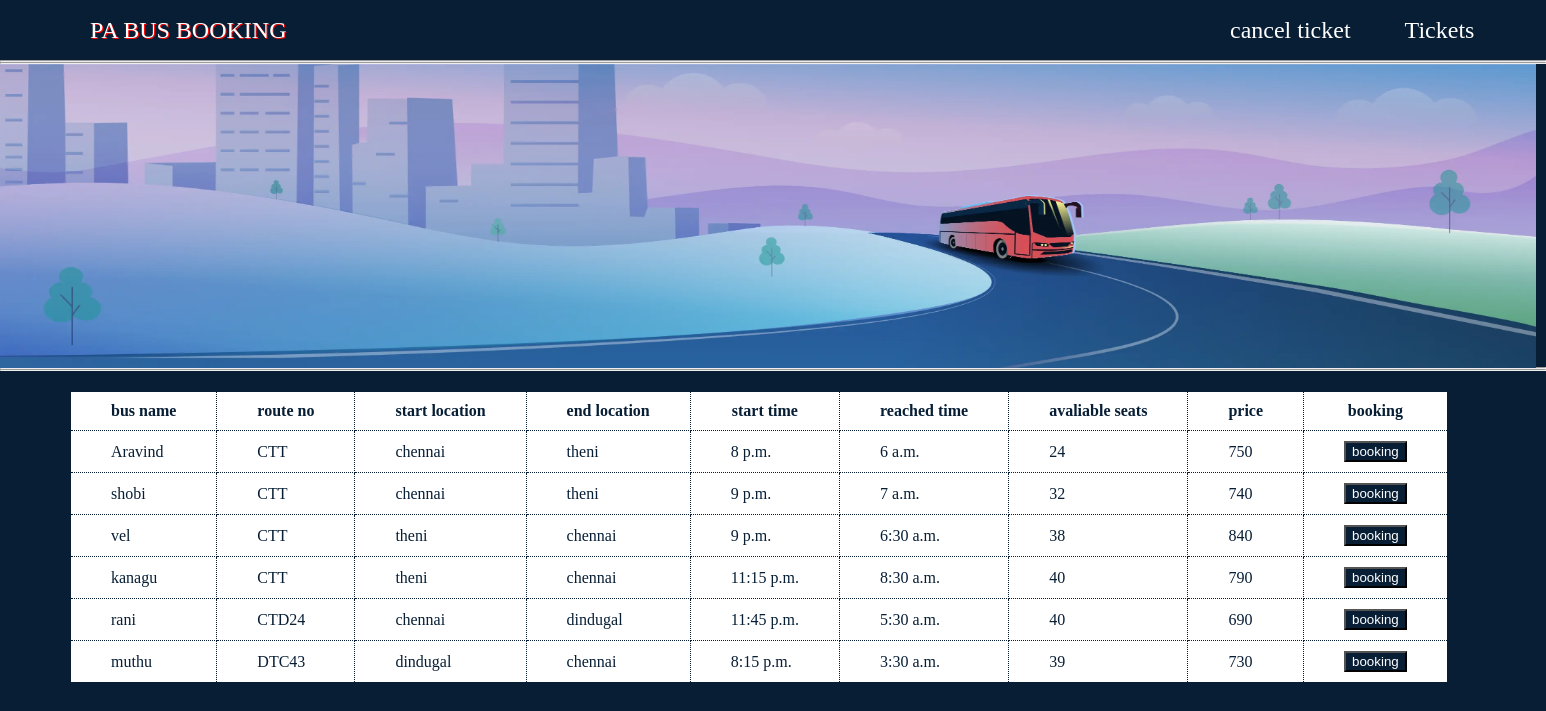
Page /home/Aravind/ on the committed database.
### home/models.py (models this page shows)
class buslist(models.Model):
    bus_name =  models.CharField()
    route_no = models.CharField()
    bus_start_loc = models.CharField()
    bus_end_loc = models.CharField()
    service_start_time = models.TimeField()
    service_reached_time = models.TimeField()
    count_of_seats =models.IntegerField()
    price = models.PositiveSmallIntegerField()

### home/views.py (the view)
# urls.py: path('home/<person>/',v2.homeview,name= 'home'),
def homeview(request,person):
    person = sign.objects.filter(name = person).first()
    data = buslist.objects.all()
    context = {'data': enumerate(data,start=1),
               'person':person}
    return render(request,'home.html',context)

### home/templates/home.html (shortened to what this page needs)
<!DOCTYPE html>
{% load static %}
<html lang="en">
<head>
    <link rel="stylesheet" href="{% static 'css/home.css' %}">
</head>
<body>
    <nav id="nav">
        <p id="profile1">PA BUS BOOKING</p>
        <a href="{% url 'cancelticket' %}" id="profile">cancel ticket</a>
        <a href="{% url 'viewticket' %}" id="about">Tickets</a>
    </nav>
    <hr>
    <hr>
    <img src="{% static 'assert/HomeBanner.webp' %}" alt="" width="1536px" height="304px">
    <hr><hr>
    <table>
        <tr>
            <th>bus name </th>
            <th>route no</th>
            <th>start location</th>
            <th>end location</th>
            <th>start time</th>
            <th>reached time</th>
            <th>avaliable seats </th>
            <th>price</th>
            <th>booking</th>
        </tr>
        <tbody>
            {% for i,j in data %}
            <tr>
                <td>{{j.bus_name}}</td>
                <td>
                    {{j.route_no}}
                </td>
                <td>{{j.bus_start_loc}}</td>
                <td>{{j.bus_end_loc}}</td>
                <td>{{j.service_start_time}}</td>
                <td>{{j.service_reached_time}}</td>
                <td>{{j.count_of_seats}}</td>
                <td>{{j.price}}</td>
                <td><a href="{% url 'seatbook' bus=i %}"><input type="submit" value="booking" style="color: white;"></a></td>
            </tr>
            {% endfor %}
        </tbody>
    </table>
</body>
</html>

### home/static/css/home.css (style rules this page uses)
* { margin: 0px; background-color: rgb(7, 30, 53); }
#nav { background-color: rgb(7, 30, 53); height: 60px; }
#profile { color: white; text-decoration: none; font-size: x-large; line-height: 60px; margin-left: 1210px; padding: 10px 20px; }
#profile1 { color: white; text-decoration: none; font-size: x-large; line-height: 0px; position: absolute; margin-top: 10px; margin-left: 50px; padding: 20px 40px; text-shadow: 1px 1px rgb(252, 6, 6); }
#about { color: white; text-decoration: none; font-size: x-large; line-height: 60px; margin-left: 10px; padding: 10px 20px; }
img { margin-top: 0px; margin-bottom: -5px; }
table { border: 1px solid rgb(7, 30, 53); margin-left: 70px; margin-top: 20px; background-color: white; border-collapse: collapse; color: rgb(7, 30, 53); }
th,td { padding: 10px 40px; background-color: white; border: 1.5px dotted rgb(7, 30, 53); }

### rows in the picture
buslist: bus_name "Aravind", route_no "CTT", bus_start_loc "chennai", bus_end_loc "theni", service_start_time "8 p.m.", service_reached_time "6 a.m.", count_of_seats "24", price "750"
buslist: bus_name "shobi", route_no "CTT", bus_start_loc "chennai", bus_end_loc "theni", service_start_time "9 p.m.", service_reached_time "7 a.m.", count_of_seats "32", price "740"
buslist: bus_name "vel", route_no "CTT", bus_start_loc "theni", bus_end_loc "chennai", service_start_time "9 p.m.", service_reached_time "6:30 a.m.", count_of_seats "38", price "840"
buslist: bus_name "kanagu", route_no "CTT", bus_start_loc "theni", bus_end_loc "chennai", service_start_time "11:15 p.m.", service_reached_time "8:30 a.m.", count_of_seats "40", price "790"
buslist: bus_name "rani", route_no "CTD24", bus_start_loc "chennai", bus_end_loc "dindugal", service_start_time "11:45 p.m.", service_reached_time "5:30 a.m.", count_of_seats "40", price "690"
buslist: bus_name "muthu", route_no "DTC43", bus_start_loc "dindugal", bus_end_loc "chennai", service_start_time "8:15 p.m.", service_reached_time "3:30 a.m.", count_of_seats "39", price "730"
